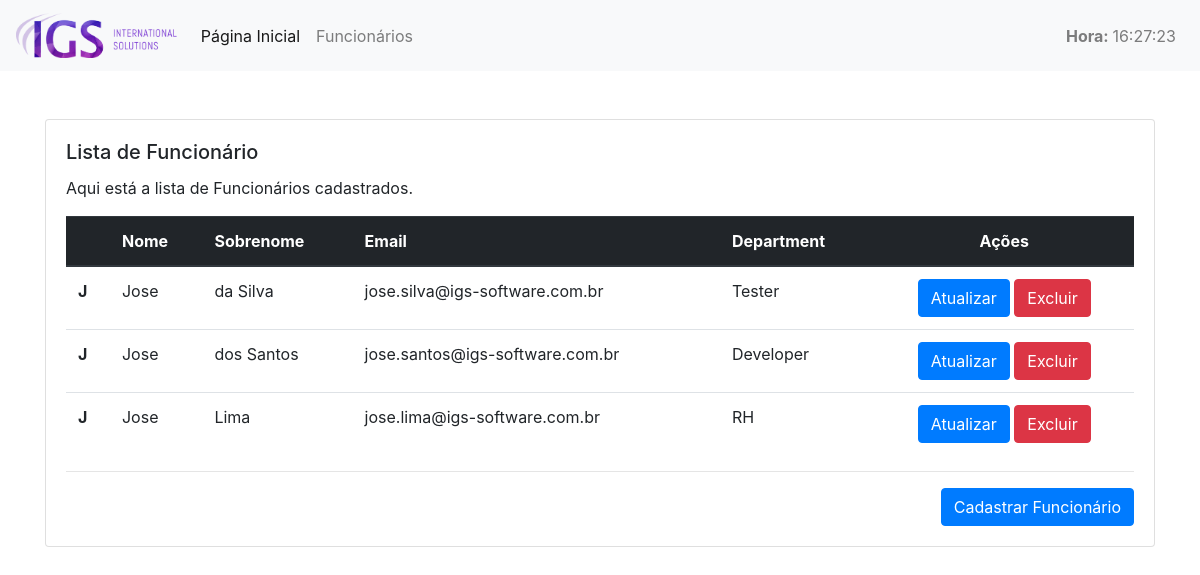
The app's page /funcionarios/ with its own data.
### principal/models.py (models this page shows)
class Funcionario(models.Model):
    nome = models.CharField(
        max_length=255,
        null=False,
        blank=False
    )
    sobrenome = models.CharField(
        max_length=255,
        null=False,
        blank=False
    )
    email = models.CharField(
        max_length=100,
        null=False,
        blank=False
    )
    department = models.CharField(
        max_length=1000,
        null=False,
        blank=False
    )
    remuneracao = models.DecimalField(
        max_digits=8,
        decimal_places=2,
        null=False,
        blank=False
    )
    objetos = models.Manager()

### website/views.py (the view)
# urls.py: path('funcionarios/', FuncionarioListView.as_view(), name="lista_funcionarios"),
class FuncionarioListView(ListView):
    template_name = "website/lista.html"
    model = Funcionario
    context_object_name = "funcionarios"

### website/templatetags/primeira_letra.py (called while the page is built)
@register.filter
@stringfilter
def primeira_letra(value):
    return list(value)[0]

### website/templatetags/tempo_atual.py (called while the page is built)
@register.simple_tag
def tempo_atual():
    return datetime.datetime.now().strftime('%H:%M:%S')

### website/templates/website/lista.html (shortened to what this page needs)
{% extends "website/_layouts/base.html" %}
{% load primeira_letra %}
{% block conteudo %}
<div class="container mt-5">
  <div class="row">
    <div class="col-lg-12 col-md-12 col-sm-12 col-xs-12">
      <div class="card">
        <div class="card-body">
          <h5 class="card-title">Lista de Funcionário</h5>
          {% if funcionarios|length > 0 %}
            <p class="card-text">
              Aqui está a lista de Funcionários cadastrados.
            </p>
            <table class="table">
              <thead class="thead-dark">
              <tr>
                <th scope="col"></th>
                <th scope="col">Nome</th>
                <th scope="col">Sobrenome</th>
                <th scope="col">Email</th>
                <th scope="col">Department</th>
                <th scope="col" class="text-center">Ações</th>
              </tr>
              </thead>
              <tbody>
              {% for funcionario in funcionarios %}
                <tr>
                  <th scope="row">{{ funcionario.nome|primeira_letra }}</th>
                  <td>{{ funcionario.nome }}</td>
                  <td>{{ funcionario.sobrenome }}</td>
                  <td>{{ funcionario.email }}</td>
                  <td>{{ funcionario.department }}</td>
                  <td class="text-center">
                    <a href="{% url 'website:atualiza_funcionario' pk=funcionario.id %}"
                       class="btn btn-primary">
                      Atualizar
                    </a>
                    <a href="{% url 'website:deleta_funcionario' pk=funcionario.id %}"
                      class="btn btn-danger">
                        Excluir
                    </a>
                  </td>
                </tr>
              {% endfor %}
              </tbody>
            </table>
        {% else %}
          <div class="text-center mt-5 mb-5 jumbotron">
            <h5>Nenhum Funcionário cadastrado ainda.</h5>
          </div>
        {% endif %}
          <hr />
          <div class="text-right">
            <a href="{% url 'website:cadastra_funcionario' %}" class="btn btn-primary">
              Cadastrar Funcionário
            </a>
          </div>
        </div>
      </div>
    </div>
  </div>
</div>
{% endblock %}

### website/templates/website/_layouts/base.html (shortened to what this page needs)
<!DOCTYPE html>
<html>
    {% load static tempo_atual %}
    <head>
        <link rel="stylesheet" type="text/css" href="{% static 'website/css/bootstrap.min.css' %}">
        <link rel="stylesheet" type="text/css" href="{% static 'website/css/master.css' %}">
    </head>
    <body>
        <nav class="navbar navbar-expand-lg navbar-light bg-light">
            <a class="navbar-brand" href="{% url 'website:index' %}">
              <img src="{% static 'website/img/favicon.png' %}" height="45px">
            </a>
            <div class="collapse navbar-collapse" id="navbarSupportedContent">
                <ul class="navbar-nav mr-auto">
                    <li class="nav-item active">
                        <a class="nav-link" href="{% url 'website:index' %}">Página Inicial</a>
                    </li>
                    <li class="nav-item">
                        <a class="nav-link" href="{% url 'website:lista_funcionarios' %}">Funcionários</a>
                    </li>
                </ul>
                <ul class="navbar-nav float-right">
                    <li class="nav-item">
                        <a class="nav-link" href="#"><b>Hora: </b>{% tempo_atual %}</a>
                    </li>
                </ul>
            </div>
        </nav>
        {% block conteudo %}{% endblock %}
    </body>
</html>

### records on screen
Funcionario: nome|primeira_letra "J", nome "Jose", sobrenome "da Silva", email "jose.silva@igs-software.com.br", department "Tester"
Funcionario: nome|primeira_letra "J", nome "Jose", sobrenome "dos Santos", email "jose.santos@igs-software.com.br", department "Developer"
Funcionario: nome|primeira_letra "J", nome "Jose", sobrenome "Lima", email "jose.lima@igs-software.com.br", department "RH"
